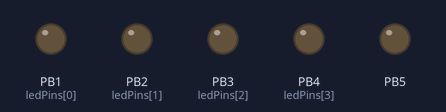
A sketch run on a simulated ATtiny85, built with avr-gcc and run on an emulated ATtiny85. On the bench: output pins drawn as LEDs (lit = HIGH). Pins used as bus, display or sensor lines are not drawn.

Above: at 0.2 s.
At 1.2 s:
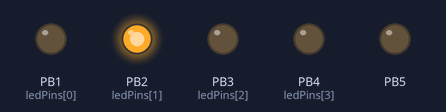
At 2.2 s:
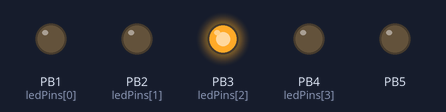
At 4.7 s:
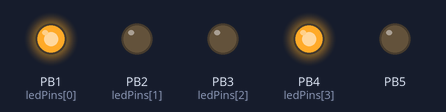
At 7.2 s:
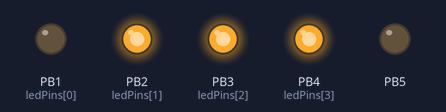
At 9.7 s:
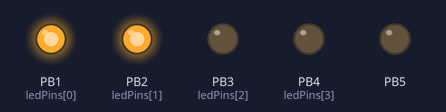
Timing chart, 0 to 10.4 s (numbered marks = the images above):
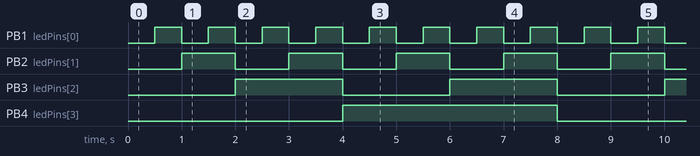

The sketch:

Attiny85_counter.ino
```cpp
/*
   Binary Counter.

   With 8xLEDs we can display binary numbers from 0 to 255.

   Wiring involves:

       Output PIN XX -> LED -> 220k resister -> Ground

   Repeat that for each of the eight LEDs.

   In my case I wired them on pins 1,2,3,4,5,6,7,8.

*/


// The pins to which we've wired each of the LEDs
int ledPins[] = {1, 2, 3, 4};

// The number we're going to display.
byte count;

/*
 * Set each pin to be used as output, and default to zero.
 */
void setup(void)
{
  for (byte i = 0; i < 8; i++) {
    pinMode(ledPins[i], OUTPUT);
  }
  count = 0;
}

/*
 *  Constantly increase, display, and delay.
 */
void loop(void)
{
  dispBinary(count++);
  delay(500);
}


/*
 *  Show a single number.
 */
void dispBinary(byte n)
{
  for (byte i = 0; i < 8; i++) {
    digitalWrite(ledPins[i], n & 1);
    n /= 2;
  }
}
```

Measured:
- by itself, PB1 (ledPins[0]): alternates HIGH for 0.50 s and LOW for 0.50 s
- by itself, PB2 (ledPins[1]): alternates HIGH for 1.0 s and LOW for 1.0 s
- by itself, PB3 (ledPins[2]): alternates HIGH for 2.0 s and LOW for 2.0 s
- by itself, PB4 (ledPins[3]): alternates HIGH for 4.0 s and LOW for 4.0 s
